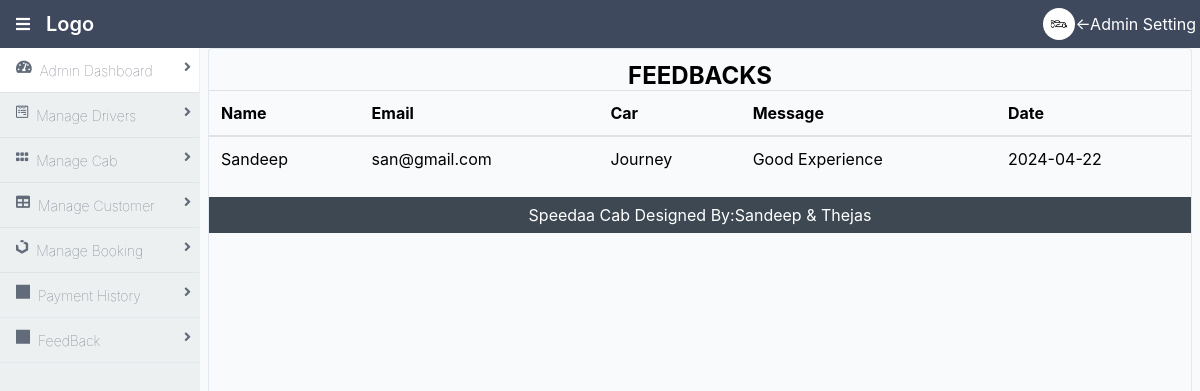
Screenshot of /admin/Feedback.php (signed in) with the database file from the repository.
### tables this page shows
CREATE TABLE `feedback` (
  `fid` int(11) NOT NULL,
  `uid` int(11) NOT NULL,
  `about` varchar(124) NOT NULL,
  `message` varchar(124) NOT NULL,
  `fdate` date NOT NULL
);

CREATE TABLE `user` (
  `uid` int(11) NOT NULL,
  `name` varchar(111) NOT NULL,
  `addr` varchar(111) NOT NULL,
  `contno` bigint(20) NOT NULL,
  `emailid` varchar(123) NOT NULL,
  `password` varchar(123) NOT NULL
);

### admin/Feedback.php (the view, shortened to what this page needs)
<!DOCTYPE html>
<div class="mx-auto bg-grey-lightest">
  <div class="min-h-screen flex flex-col">
    <?php include "header.php"; ?>
    <div class="flex flex-1">
      <?php include "sidebar.php"; ?>
      <div class="flex flex-1 flex-col md:flex-row lg:flex-row mx-2">
        <div class="mb-2 border-solid border-gray-300 rounded border shadow-sm w-full">
          <div class="container-fluid">
            <div class="row mt-3">
              <div class="col-lg-12">
                <div class="card">
                  <div class="card-body">
                    <h5 class="card-title" style="text-align: center; font-size:1.5em;text-transform:uppercase">
                      <b>FeedBacks</b>
                    </h5>
                    <div class="table-responsive">
                      <table class="table">
                        <thead>
                          <tr>
                            <th>Name</th>
                            <th>Email</th>
                            <th>Car</th>
                            <th>Message</th>
                            <th>Date</th>
                          </tr>
                        </thead>
                        <?php
                        include ("config.php");
                        $sql4 = "SELECT * FROM `feedback`,`user`where feedback.uid=user.uid ";
                        $result4 = mysqli_query($con, $sql4);
                        $count4 = mysqli_num_rows($result4);
                        if ($count4 > 0) {
                          while ($row4 = mysqli_fetch_array($result4)) {
                            $name = $row4['name'];
                            $email = $row4['emailid'];
                            $sub = $row4[2];
                            $msg = $row4[3];
                            $date = $row4[4];
                            ?>
                            <tr>
                              <td><?php echo $name; ?></td>
                              <td><?php echo $email; ?></td>
                              <td><?php echo $sub; ?></td>
                              <td><?php echo $msg; ?></td>
                              <td><?php echo $date; ?></td>
                            </tr>
                          <?php }
                        } ?>
                      </table>
                    </div>
                  </div>
                </div>
              </div>
            </div>
          </div>
          <?php include "footer.php"; ?>
        </div>
      </div>
    </div>
  </div>
</div>
</body>
</html>

### rows the page displays
feedback: uid.name "Sandeep", uid.emailid "san@gmail.com", about "Journey", message "Good Experience", fdate "2024-04-22"
